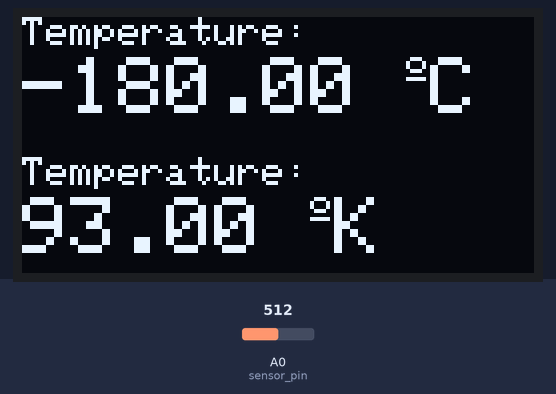
This sketch was run on a simulated Arduino Uno, built with avr-gcc and run on an emulated ATmega328P. Shown: 128×64 one-colour display. The inputs (shaded band) are chosen by the test bench; at power-on: A0 (sensor_pin) = 512. What the sketch prints to the serial monitor is not drawn.

Above: at 4.2 s.
4.3 s: A0 (sensor_pin) set to 716
At 5.7 s:
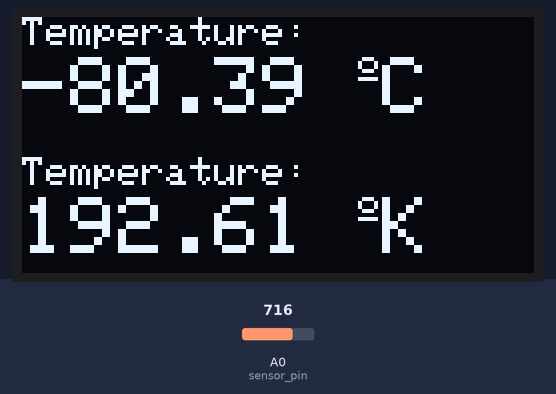
6.6 s: A0 (sensor_pin) set to 900
At 7.8 s:
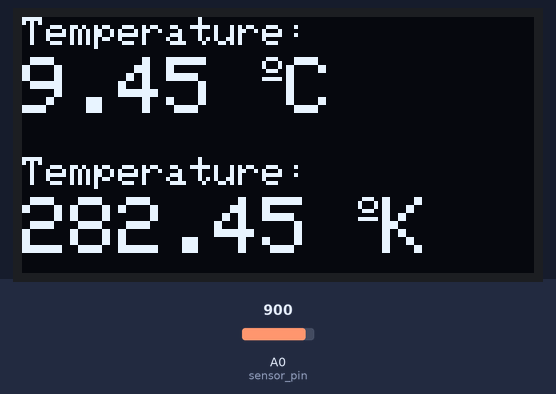
8.7 s: A0 (sensor_pin) set to 1023
At 9.8 s:
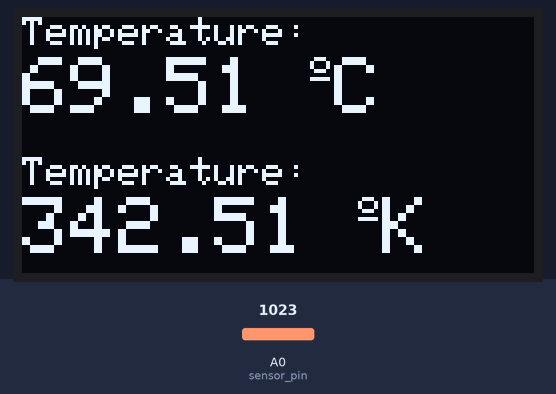
Timing chart, 0 to 11.7 s (numbered marks = the images above; inputs shaded):
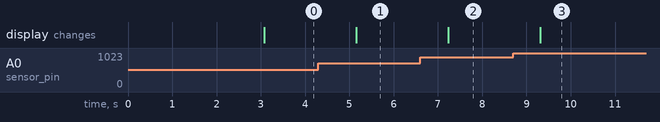

The sketch:

temp_display_oled.ino
```cpp
/*
Output temperature to oled and console for  Arduino MKR WIFI 1010
*/

#include <Wire.h>
#include <Adafruit_GFX.h>
#include <Adafruit_SSD1306.h>

#define SCREEN_WIDTH 128      // OLED display width, in pixels
#define SCREEN_HEIGHT 64     // OLED display height, in pixels
#define OLED_RESET     -1   // Reset pin # (or -1 if sharing Arduino reset pin)
#define SCREEN_ADDRESS 0x3C
// declaration for an SSD1306 display connected to I2C (SDA, SCL pins)
Adafruit_SSD1306 display(SCREEN_WIDTH, SCREEN_HEIGHT, &Wire, OLED_RESET);

const int sensor_pin = A0;
float sensor_value;
float voltage_out;
float mv_per_kelvin = 10.0;    // LM335 proportional to temperature in Kelvin (ºK)  10mV/ºK
float input_voltage = 5000.0; // For better acc. measure the exact value

float temperatureC;
float temperatureK;
float temp_offset = 157;     //Set to zero if calibrated

void setup() {
  pinMode(sensor_pin, INPUT);
  Serial.begin(9600);

  if (!display.begin(SSD1306_SWITCHCAPVCC, SCREEN_ADDRESS)) {
    Serial.println(F("SSD1306 allocation failed"));
    for (;;);
  }

  delay(3000);
  display.clearDisplay();
  display.setTextColor(WHITE);
}

void loop() {
  sensor_value = analogRead(sensor_pin);
  voltage_out = (sensor_value * input_voltage) / 1024;

  // calculate temperature for LM335
  temperatureK = (voltage_out / mv_per_kelvin) - temp_offset;
  temperatureC = temperatureK - 273;

  print_value_to_console(temperatureK, temperatureC, voltage_out);
  print_value_to_screen(temperatureK, temperatureC);

  delay(1000);
}

void print_value_to_console(float _temperatureK, float _temperatureC, float _voltage_out) {

  Serial.print("  Temperature(K): ");
  Serial.print(_temperatureK);
  Serial.print("  Temperature(ºC): ");
  Serial.print(_temperatureC);
  Serial.print("  Voltage(mV): ");
  Serial.println(_voltage_out);

}

void print_value_to_screen(float _temperatureK, float _temperatureC) {

  // clear display
  display.clearDisplay();

  // display temperature Celsius
  display.setTextSize(1);
  display.setCursor(0, 0);
  display.print("Temperature: ");
  display.setTextSize(2);
  display.setCursor(0, 10);
  display.print(temperatureC);
  display.print(" ");
  display.setTextSize(1);
  display.cp437(true);
  display.write(167);
  display.setTextSize(2);
  display.print("C");

  // display temperature Kelvin
  display.setTextSize(1);
  display.setCursor(0, 35);
  display.print("Temperature: ");
  display.setTextSize(2);
  display.setCursor(0, 45);
  display.print(temperatureK);
  display.print(" ");
  display.setTextSize(1);
  display.cp437(true);
  display.write(167);
  display.setTextSize(2);
  display.print("K");

  display.display();

}
```

Measured:
- after the input at 4.3 s, the display: changes after 0.86 s (image 1)
- after the input at 6.6 s, the display: changes after 0.64 s (image 2)
- after the input at 8.7 s, the display: changes after 0.61 s (image 3)
